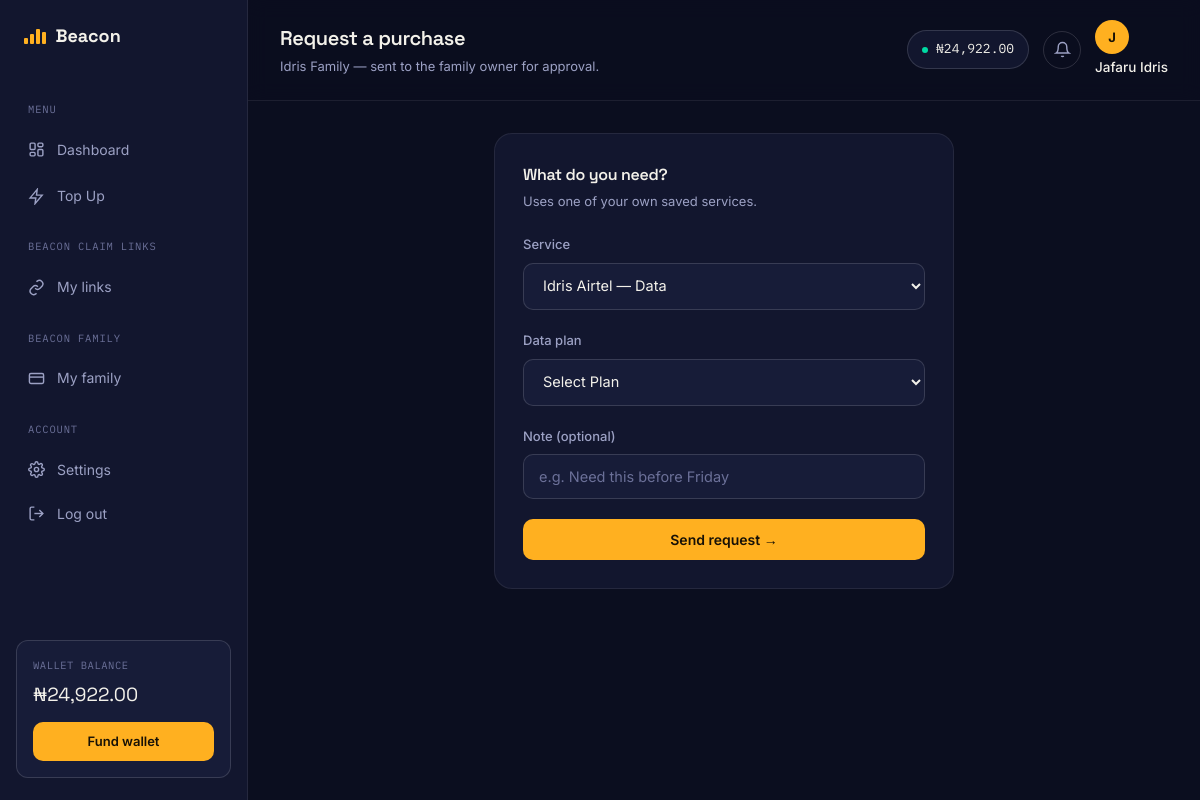
Screenshot of /commons/1/requests/create/ (signed in) with the database file from the repository.
### authentication/models.py (models this page shows, shortened)
class User(AbstractUser):
    email = models.EmailField(unique=True)
    phone_number = models.CharField(max_length=20, blank=True)
    is_email_verified = models.BooleanField(default=False)
    email_verification_token = models.CharField(max_length=100, blank=True, null=True)
    password_reset_token = models.CharField(max_length=100, blank=True, null=True)
    password_reset_expires = models.DateTimeField(blank=True, null=True)
    referral_code = models.CharField(max_length=20, unique=True, blank=True, null=True)
    referred_by = models.ForeignKey('self', on_delete=models.SET_NULL, blank=True, null=True, related_name='referrals')
    date_joined = models.DateTimeField(auto_now_add=True)
    last_login_ip = models.GenericIPAddressField(blank=True, null=True)
    transaction_pin_hash = models.CharField(
        max_length=128,
        blank=True,
        null=True,
        help_text="Hashed transaction PIN"
    )
    USERNAME_FIELD = 'email'
    REQUIRED_FIELDS = ['username']
    class Meta:
        ordering = ['-date_joined']
    def get_full_name(self):
        if self.first_name or self.last_name:
            return f"{self.first_name} {self.last_name}".strip()
        return self.username

### wallet/models.py (models this page shows, shortened)
class Wallet(models.Model):
    user = models.OneToOneField(User, on_delete=models.CASCADE, related_name='wallet')
    balance = models.DecimalField(max_digits=12, decimal_places=2, default=0.00)
    total_funded = models.DecimalField(max_digits=12, decimal_places=2, default=0.00)
    total_spent = models.DecimalField(max_digits=12, decimal_places=2, default=0.00)
    is_active = models.BooleanField(default=True)
    created_at = models.DateTimeField(auto_now_add=True)
    updated_at = models.DateTimeField(auto_now=True)
    class Meta:
        verbose_name = 'Wallet'
        verbose_name_plural = 'Wallets'

### commons/models.py (models this page shows, shortened)
class Family(models.Model):
    name = models.CharField(max_length=100)
    owner = models.ForeignKey(User, on_delete=models.CASCADE, related_name='owned_families')
    created_at = models.DateTimeField(auto_now_add=True)
    updated_at = models.DateTimeField(auto_now=True)
    class Meta:
        verbose_name_plural = 'families'
        ordering = ['-created_at']

### commons/views.py (the view, shortened to what this page needs)
# urls.py: path('<int:family_id>/requests/create/', views.create_request_view, name='create_request'),
@login_required
@require_http_methods(["GET", "POST"])
def create_request_view(request, family_id):
    family = get_object_or_404(Family, id=family_id)
    membership = get_object_or_404(FamilyMembership, family=family, user=request.user)
    own_presets = MemberServicePreset.objects.filter(membership=membership)
    return render(request, 'beacon_family/create_request.html', {'family': family, 'presets': own_presets})

### core/context_processors.py (called while the page is built)
def site_settings(request):
    return {
        'site_settings': SiteSettings.load(),
        'theme': request.session.get('theme', 'light'),
    }

def notifications_count(request):
    count = 0
    if request.user.is_authenticated:
        count = Notification.objects.filter(user=request.user, is_read=False).count()
    return {'unread_notifications': count}

### core/models.py (called while the page is built)
    @classmethod
    def load(cls):
        obj, created = cls.objects.get_or_create(pk=1)
        return obj

### templates/beacon_family/create_request.html (shortened to what this page needs)
{% extends "base.html" %}
{% load static %}
{% block page_title %}Request a purchase{% endblock %}
{% block page_subtitle %}<p>{{ family.name }} — sent to the family owner for approval.</p>{% endblock %}
{% block extra_head %}
<link rel="stylesheet" href="{% static 'css/family.css' %}">
{% endblock %}
{% block content %}
<div class="narrow-shell">
  <div class="buy-card">
    {% if presets %}
    <h3>What do you need?</h3>
    <p class="hint">Uses one of your own saved services.</p>
    <form method="post" action="{% url 'beacon_family:create_request' family_id=family.id %}">
      <div class="form-group" id="id_preset_wrappper">
        <label for="id_preset">Service</label>
        <select name="preset" id="id_preset" class="form-select">
          {% for preset in presets %}
            <option data-category="{{ preset.provider.category }}" data-api_id="{{ preset.provider.api_id }}" value="{{ preset.id }}">{{ preset.label }} — {{ preset.get_service_type_display }}</option>
          {% endfor %}
        </select>
      </div>
      <div class="form-group" id="id_data_wrapper">
        <label for="id_service_plan">Data plan</label>
        <select name="service_plan" id="id_service_plan" class="form-select">
          <option>Select Plan</option>
        </select>
      </div>
      <div class="form-group">
        <label for="id_note">Note (optional)</label>
        <input type="text" name="note" id="id_note" class="form-input" placeholder="e.g. Need this before Friday" maxlength="255">
      </div>
      <button startLoading type="submit" class="btn btn-primary btn-block">Send request →</button>
    </form>
    {% endif %}
  </div>
</div>
{% endblock %}

### templates/base.html (shortened to what this page needs)
{% load static %}
{% load humanize %}
<!DOCTYPE html>
<html lang="en">
<head>
<link rel="stylesheet" href="{% static 'css/style.css' %}">
<link rel="stylesheet" href="{% static 'css/native.css' %}">
{% block extra_head %}{% endblock %}
</head>
<body{% block body_attrs %}{% endblock %}>
<div class="app-shell">
  <aside class="sidebar" id="sidebar">
    <div class="sidebar-top-row">
      <a href="{% url 'dashboard:index' %}" class="logo">
        <span class="bars"><span></span><span></span><span></span><span></span></span>
        Beacon
      </a>
    </div>
    <nav class="side-nav">
      <div class="nav-label">Menu</div>
      <a href="{% url 'dashboard:index' %}" class="nav-link {% if active_nav == 'dashboard' %}active{% endif %}">
        <svg viewBox="0 0 24 24" fill="none" stroke="currentColor" stroke-width="2"><rect x="3" y="3" width="7" height="9" rx="1.5"/><rect x="14" y="3" width="7" height="5" rx="1.5"/><rect x="14" y="12" width="7" height="9" rx="1.5"/><rect x="3" y="16" width="7" height="5" rx="1.5"/></svg>
        Dashboard
      </a>
      <a href="{% url 'services:list' %}" class="nav-link {% if active_nav == 'buy' %}active{% endif %}">
        <svg viewBox="0 0 24 24" fill="none" stroke="currentColor" stroke-width="2"><path d="M13 2L3 14h8l-1 8 10-12h-8l1-8z"/></svg>
        Top Up
      </a>
      <div class="nav-label">Beacon Claim Links</div>
      <a href="{% url 'links:my_links' %}" class="nav-link {% if active_nav == 'claims' %}active{% endif %}">
        <svg viewBox="0 0 24 24" fill="none" stroke="currentColor" stroke-width="2"><path d="M10 13a5 5 0 007 0l3-3a5 5 0 00-7-7l-1 1"/><path d="M14 11a5 5 0 00-7 0l-3 3a5 5 0 007 7l1-1"/></svg>
        My links
      </a>
      <div class="nav-label">Beacon Family</div>
      <a href="{% url 'beacon_family:list' %}" class="nav-link {% if active_nav == 'wallet' %}active{% endif %}">
        <svg viewBox="0 0 24 24" fill="none" stroke="currentColor" stroke-width="2"><rect x="2" y="5" width="20" height="14" rx="2"/><path d="M2 10h20"/></svg>
        My family
      </a>
      <div class="nav-label">Account</div>
      <a href="{% url 'accounts:settings' %}" class="nav-link {% if active_nav == 'settings' %}active{% endif %}">
        Settings
      </a>
      <form method="post" action="{% url 'accounts:logout' %}" class="logout-form">
        <button type="submit" class="nav-link nav-link-btn">
          <svg viewBox="0 0 24 24" fill="none" stroke="currentColor" stroke-width="2"><path d="M9 21H5a2 2 0 01-2-2V5a2 2 0 012-2h4"/><path d="M16 17l5-5-5-5"/><path d="M21 12H9"/></svg>
          Log out
        </button>
      </form>
    </nav>
    <div class="sidebar-wallet">
      <div class="label">Wallet balance</div>
      <div class="amount">₦{{ user.wallet.balance|intcomma }}</div>
      <a href="{% url 'wallet:fund' %}" class="btn btn-primary btn-sm">Fund wallet</a>
    </div>
  </aside>
  <div class="app-main">
    <header class="app-topbar">
      <div class="topbar-title">
        <h1>{% block page_title %}Dashboard{% endblock %}</h1>
        {% block page_subtitle %}{% endblock %}
      </div>
      <div class="topbar-actions">
        <div class="wallet-chip">
          <span class="dot"></span> ₦{{ user.wallet.balance|intcomma }}
        </div>
        <a href="{% url 'notifications:list' %}" class="icon-btn" aria-label="Notifications">
          <svg viewBox="0 0 24 24" fill="none" stroke="currentColor" stroke-width="2"><path d="M18 8a6 6 0 00-12 0c0 7-3 9-3 9h18s-3-2-3-9"/><path d="M13.7 21a2 2 0 01-3.4 0"/></svg>
        </a>
        <div class="user-chip">
          <a href="{% url 'accounts:profile' %}">
            <div class="avatar">{{ user.get_full_name|slice:":1"|default:"U" }}</div>
            <span class="uname">{{ user.get_full_name|default:"Account" }}</span>
          </a>
        </div>
      </div>
    </header>
    <main class="app-content">
      {% block content %}{% endblock %}
    </main>
  </div>
</div>
</body>
</html>

### static/css/native.css (style rules this page uses)
html, body { overscroll-behavior-y: contain; }
* { -webkit-tap-highlight-color: transparent; }
button, a, .nav-link, .service-tab, .filter-tab, .pin-key, .provider-chip, .amount-chip, .plan-card, .qa-item, .qty-btn { -webkit-touch-callout: none; user-select: none; touch-action: manipulation; }
.app-topbar { padding-top: max(20px, env(safe-area-inset-top)); }
.sidebar { padding-top: max(22px, env(safe-area-inset-top)); padding-bottom: max(22px, env(safe-area-inset-bottom)); }

### static/css/family.css (style rules this page uses)
:root { --bg:#0B0E1F; --bg-elev:#12162E; --bg-elev-2:#171C38; --text:#F3F1EA; --text-dim:#9CA1C4; --text-dimmer:#6B7098; --amber:#FFB020; --mint:#00D9A3; --violet:#7C6CFF; --danger:#FF6B6B; --border:rgba(255,255,255,0.08); --border-strong:rgba(255,255,255,0.14); }
.narrow-shell { max-width:460px; margin:0 auto; }

### rows the page displays
User: wallet.balance "24,922.00", get_full_name "J", get_full_name "Jafaru Idris"
Family: name "Idris Family"

### other values shown
form field preset "Idris Airtel — Data"
